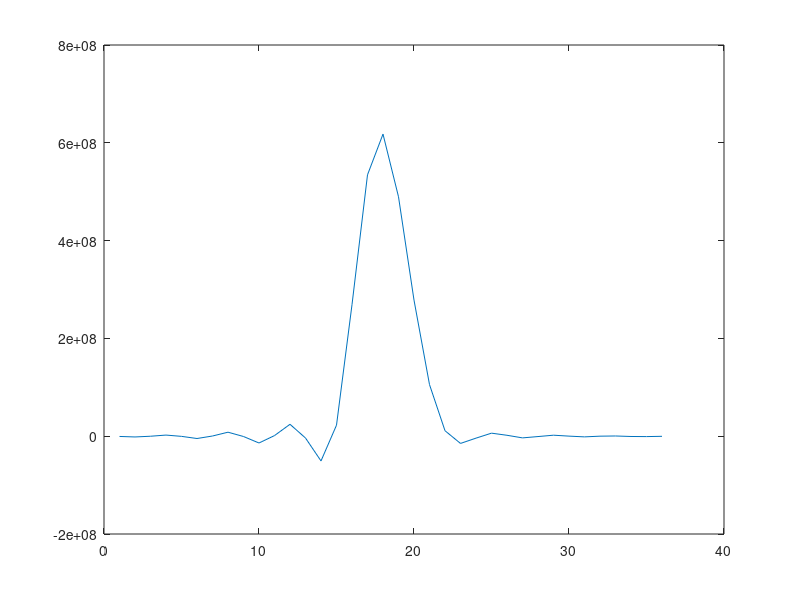

Here is the MATLAB script that generated this plot:
% // TI File $Revision: /main/3 $
% // Checkin $Date: November 1, 2010   13:05:07 $
% // =====================================================================================
% //  This software is licensed for use with Texas Instruments C28x
% //  family DSCs.  This license was provided to you prior to installing
% //  the software.  You may review this license by consulting a copy of
% //  the agreement in the doc directory of this library.
% // -------------------------------------------------------------------------------------
% //          Copyright (C) 2010-2011 Texas Instruments, Incorporated.
% //                          All Rights Reserved.
% //======================================================================================
% //
% // 	FILE:    FixedPointFIR32.m
% //
% // 	TITLE:   DSP2833x Device Fixed Point FIR16 Test Program.   
% //
% //
% // 	ASSUMPTIONS:
% //
% //   	This matlab code is reference code for debugging FixedPoint DSP library
% //    16 bit FIR module and example project 2833x_FixedPoint_FIR16. 
% //
% //
% //   
% //    Watch Variables:
% //
% //      x_raw_sig         Input signal (float)
% //      fir_lpfxx_Q31		FIR filter coefficients (Q31)
% //      x_Q31             Input signal in Q31 format
% //      result            Filtered signal (Q30)
% //
% //######################################################################################
% //
% // 
% //######################################################################################

clear all
close all

disp('==============================================================');
disp('==============================================================');
disp('this is Matlab version of C28x Fixed Point FIR32 code');
disp('The result is stored in array result Q30');
disp('The signal is stored in array x_raw_sig (float)');
disp('The signal in Q31 format is stored in array x_Q31');
disp('==============================================================');

RadStep = 0.1963495408494;

N=input('Please enter signal length N =');
halfSize=N-1;

Rad=[0:RadStep:(halfSize)*RadStep];

Rx=sin(Rad)+cos(Rad*2.3567);
Ix=0*(cos(Rad*8.345) + sin(Rad*5.789));

x=Rx+j*Ix;
x_raw_sig=x/2;

x_Q31=2^31*x/2;

fir_lpf6_Q31=[-173028710,   422295164,  1025797365,  1025797365,   422295164,  -173028710];
fir_lpf32_Q31=[-2013465,    -3972436,     6056023,     8015159,   -12191477,   -16239507,22805854,    29416457,   -39784147,   -51018844,    68331981,    89804355,-125125486,  -182784383,   316867161,   964016297,   964016297,   316867161,-182784383,  -125125486,    89804355,    68331981,   -51018844,   -39784147,29416457,    22805854,   -16239507,   -12191477,     8015159,     6056023,-3972436,    -2013465];

result=conv(fir_lpf32_Q31,x_Q31)/2^32;

plot(result)


















